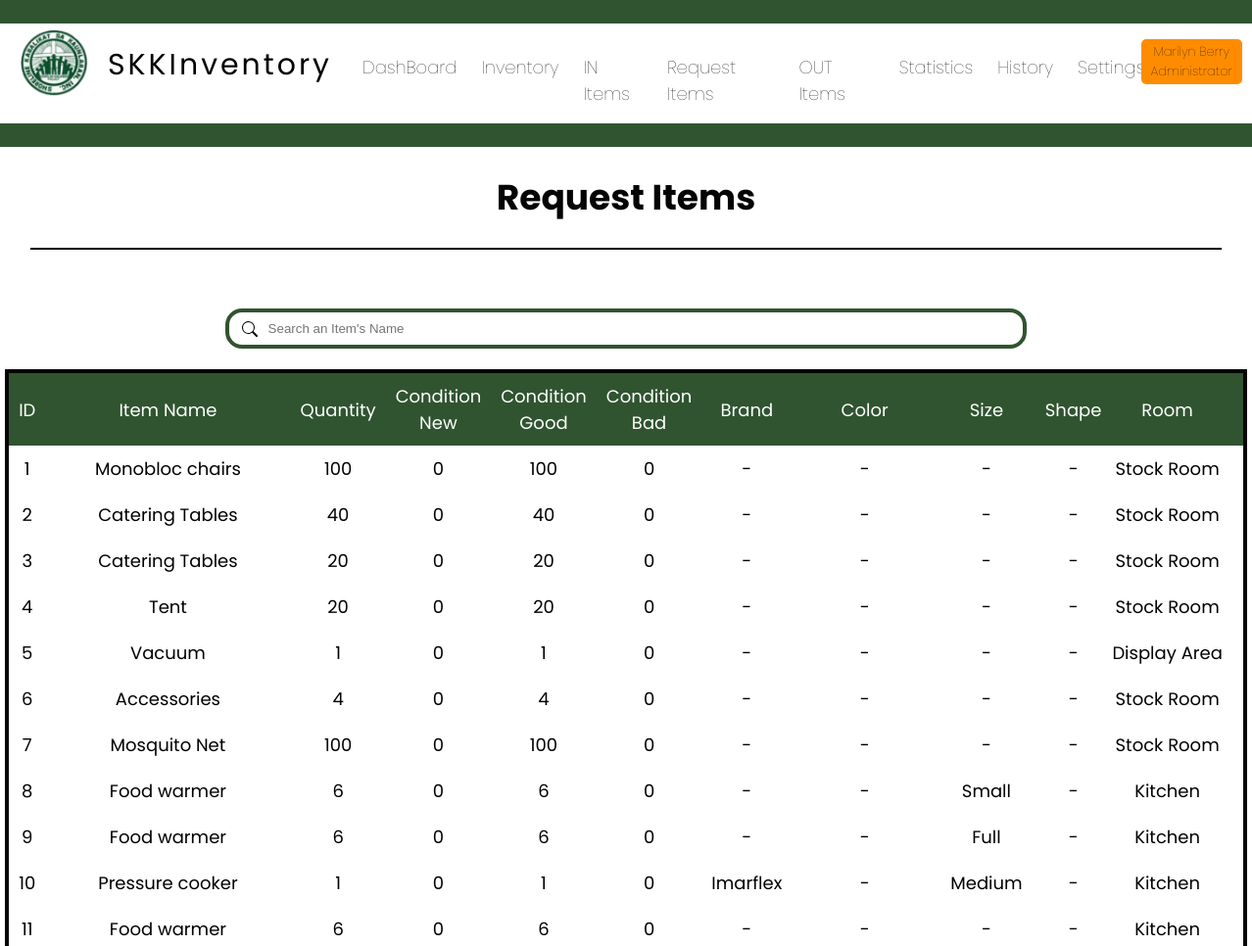
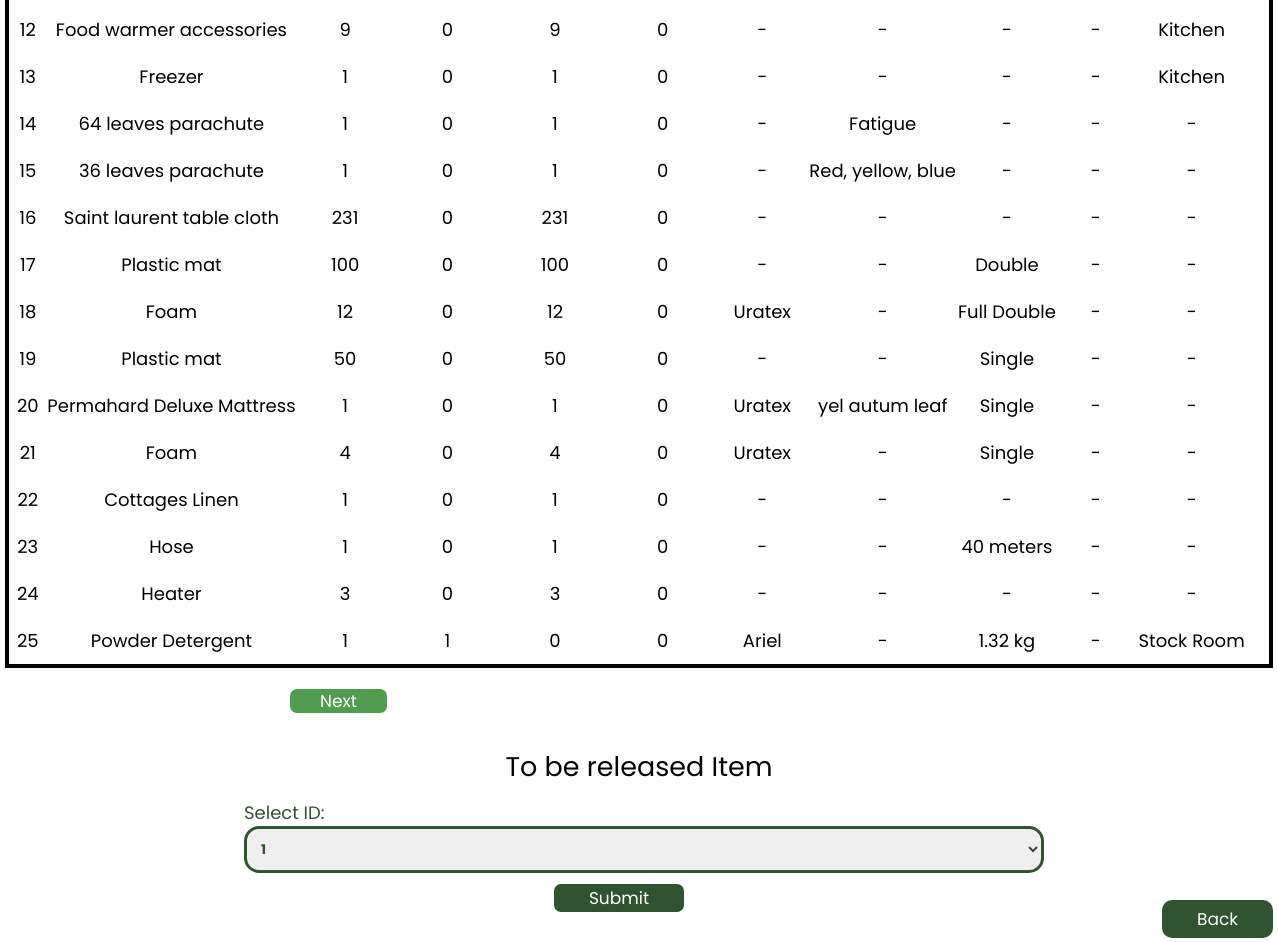
/request.php (signed in), run on the app's committed database (2 pictures, top to bottom).
### tables this page shows
CREATE TABLE `inventory` (
  `id` int(10) NOT NULL AUTO_INCREMENT,
  `product_name` varchar(100) NOT NULL,
  `category` varchar(30) NOT NULL,
  `price` int(20) NOT NULL,
  `unit` varchar(20) NOT NULL,
  `quantity` int(11) NOT NULL,
  `condition_new` int(10) NOT NULL,
  `condition_good` int(10) NOT NULL,
  `condition_bad` int(10) NOT NULL,
  `brand` varchar(50) NOT NULL,
  `color` varchar(20) NOT NULL,
  `size` varchar(20) NOT NULL,
  `shape` varchar(20) NOT NULL,
  `life` varchar(20) NOT NULL,
  `total` int(20) NOT NULL,
  `user` varchar(100) NOT NULL,
  `date` date NOT NULL,
  `building` int(20) NOT NULL,
  `floor` int(11) NOT NULL,
  `room` int(20) NOT NULL,
  `remarks` varchar(1000) NOT NULL,
  PRIMARY KEY (`id`)
);

### request.php (the view, shortened to what this page needs)
<!DOCTYPE html>
<html lang="en">
<head>
    <link rel="stylesheet" href="css/footer.css">
    <link rel="stylesheet" href="css/request.css">
    <?php
    $username = $_SESSION['username'];
    if ($_SESSION['username']) {
        if ($username == 'superadmin1' || $username == 'superadmin2') {
            include 'header_superadmin.php';
        } else if ($username == 'admin') {
            include 'header_admin.php';
        } else {
            include 'header.php';
        }
    } else {
        header("Location: index.php");
    }
    ?>
</head>
<body>
    <h1 class="font dashboard">Request Items</h1>
    <hr class="dashhr">
    <div class="table">
        <table border="1">
            <tr>
                <th>ID</th>
                <th>Item Name</th>
                <th>Quantity</th>
                <th>Condition New</th>
                <th>Condition Good</th>
                <th>Condition Bad</th>
                <th>Brand</th>
                <th>Color</th>
                <th>Size</th>
                <th>Shape</th>
                <th>Room</th>
                <th></th>
            </tr>
            <?php include 'request_items.php'; ?>
        </table>
        <?php
        $nextPage = $page + 1;
        $hasMoreRecords = $nextPage <= $totalPages;
        if ($hasMoreRecords) {
            echo '<a style="text-decoration:none; margin-left:290px" class="button2" href="?page1=' . $nextPage . '&page=' . $page . '">Next</a>';
        }
        ?>
    </div>
    <div class="form">
        <h2 class="font">To be released Item</h2>
        <form class="input-container" method="post">
            <label for="id">Select ID:</label>
            <select class="input" name="id" id="id">
                <?php
                $query = "SELECT id FROM inventory";
                $result = mysqli_query($conn, $query);
                while ($row = mysqli_fetch_assoc($result)) {
                    echo '<option  value="' . $row['id'] . '">' . $row['id'] . '</option>';
                }
                ?>
            </select>
            <div class=" submit-container">
                <input class="submit" type="submit" value="Submit">
            </div>
        </form>
    </div>
    <div class="backpos">
        <footer>
            <a style="text-decoration:none" href="request.php" class="back">Back</a>
        </footer>
    </div>
</body>
</html>

### request_items.php (shortened to what this page needs)
<?php
include 'connect.php';
$search = isset($_GET['search']) ? $_GET['search'] : '';
$searchTerms = explode(' ', $search);
$searchConditions = array();
$recordsPerPage = 25;
$page = isset($_GET['page1']) ? $_GET['page1'] : 1;
$offset = ($page - 1) * $recordsPerPage;
foreach ($searchTerms as $term) {
    $term = mysqli_real_escape_string($conn, $term);
    $searchConditions[] = "(inventory.product_name LIKE '%$term%'
                           OR inventory.category LIKE '%$term%'
                           OR inventory.brand LIKE '%$term%'
                           OR inventory.color LIKE '%$term%'
                           OR inventory.size LIKE '%$term%'
                           OR inventory.shape LIKE '%$term%')";
}
$whereClause = implode(" AND ", $searchConditions);
$sql = "SELECT *
        FROM inventory
        WHERE $whereClause
        LIMIT $recordsPerPage OFFSET $offset";
$countQuery = "SELECT COUNT(*) AS total FROM inventory";
$countResult = $conn->query($countQuery);
$totalRecords = $countResult->fetch_assoc()['total'];
$totalPages = ceil($totalRecords / $recordsPerPage);
$result = mysqli_query($conn, $sql);
if ($result->num_rows > 0) {
    while ($row = $result->fetch_assoc()) {
        $id = $row['id'];
        $productname = $row['product_name'];
        $quantity = $row['quantity'];
        $conditionnew = $row['condition_new'];
        $conditiongood = $row['condition_good'];
        $conditionbad = $row['condition_bad'];
        $brand = $row['brand'];
        $color = $row['color'];
        $size = $row['size'];
        $shape = $row['shape'];
        $room = $row['room'];
        switch ($room) {
            case 0:
                $roomname = '-';
                break;
            case 1:
                $roomname = 'Display Area';
                break;
            case 5:
                $roomname = 'Stock Room';
                break;
            case 10:
                $roomname = 'Stock Room';
                break;
            case 19:
                $roomname = 'Kitchen';
                break;
        }
        echo '<tr>';
        echo '<td>' . $id . '</td>';
        echo '<td style="white-space: nowrap;">' . $productname . '</td>';
        echo '<td>' . $quantity . '</td>';
        echo '<td>' . $conditionnew . '</td>';
        echo '<td>' . $conditiongood . '</td>';
        echo '<td>' . $conditionbad . '</td>';
        echo '<td style="padding: 10px;">' . $brand . '</td>';
        echo '<td style=" white-space: nowrap;">' . $color . '</td>';
        echo '<td style=" white-space: nowrap;">' . $size . '</td>';
        echo '<td style="padding: 10px;">' . $shape . '</td>';
        echo '<td style=" white-space: nowrap;">' . $roomname . '</td>';
        echo '</tr>';
    }
} else {
    echo '<tr><td colspan="11">No results found.</td></tr>';
}
?>
<div class="search-form">
    <form method="GET" action="" id="searchForm">
        <input type="text" name="search" id="search" placeholder="Search an Item's Name" value="<?php echo $search; ?>" oninput="searchInventory()">
    </form>
</div>
<br>

### css/footer.css (style rules this page uses)
.back { padding-top: 7px; padding-bottom: 7px; padding-left: 35px; padding-right: 35px; background-color: #305430; color: #ffffff; border: none; border-radius: 10px; cursor: pointer; font-family: "Poppins"; font-size: 17px; text-align: center; }
.backpos { position: fixed; bottom: 0; right: 0; margin-bottom: 10px; margin-right: 5px; }

### css/request.css (style rules this page uses)
table { margin-top: 20px; margin: 0 auto; margin-bottom: 20px; text-align: center; width: 70%; font-family: "Poppins"; border-collapse: collapse; border: #050404 4px solid; }
td, th { border: none; }
th { background-color: #305430; padding: 10px; color: white; font-weight: normal; }
.font { font-family: "Poppins"; font-weight: normal; color: #050404; }
.dashboard { text-align: center; font-weight: bold; }
.dashhr { border: 1px solid; width: 95%; margin: auto; }
.search-form { margin-top: 60px; border: none; padding: 0; display: flex; justify-content: center; align-items: center; }
#search { border: 4px solid #305430; border-radius: 17px; width: 60%; padding: 9px 4px 9px 40px; }
.form { display: flex; flex-direction: column; align-items: center; justify-content: center; padding: 10px; box-sizing: border-box; }
.input-container { font-family: "Poppins"; margin-top: -20px; padding: 10px; padding-right: 300px; margin-bottom: 10px; display: block; max-width: 500px; color: #305430; margin-left: auto; margin-right: auto; }
.input { font-family: "Poppins"; border: 3px solid #305430; border-radius: 15px; padding: 10px; margin-bottom: 10px; display: block; width: 800px; max-width: 800px; color: #305430; font-weight: bold; }
.submit-container { text-align: center; margin-left: 250px; }
.submit { margin-top: 1px; padding-top: 1px; padding-bottom: 1px; padding-left: 35px; padding-right: 35px; background-color: #305430; color: #ffffff; border: none; border-radius: 7px; cursor: pointer; font-family: "Poppins"; font-size: 17px; }
.button2 { padding-top: 0.001px; padding-bottom: 0.001px; padding-left: 30px; padding-right: 30px; background-color: #519d50; color: #ffffff; border: none; border-radius: 7px; cursor: pointer; font-family: "Poppins"; font-size: 17px; text-align: center; }

### css/header.css (style rules this page uses)
body { margin: 0; padding: 0; }

### css/responsive.css (style rules this page uses)
@media only screen and (min-width: 1025px) { body { font-size: 18px; width: auto; height: 97.8vh; } }

### data on the page
inventory: id "1", product_name "Monobloc chairs", quantity "100", condition_new "0", condition_good "100", condition_bad "0", brand "-", color "-", size "-", shape "-", room "Stock Room"
inventory: id "2", product_name "Catering Tables", quantity "40", condition_new "0", condition_good "40", condition_bad "0", brand "-", color "-", size "-", shape "-", room "Stock Room"
inventory: id "3", product_name "Catering Tables", quantity "20", condition_new "0", condition_good "20", condition_bad "0", brand "-", color "-", size "-", shape "-", room "Stock Room"
inventory: id "4", product_name "Tent", quantity "20", condition_new "0", condition_good "20", condition_bad "0", brand "-", color "-", size "-", shape "-", room "Stock Room"
inventory: id "5", product_name "Vacuum", quantity "1", condition_new "0", condition_good "1", condition_bad "0", brand "-", color "-", size "-", shape "-", room "Display Area"
inventory: id "6", product_name "Accessories", quantity "4", condition_new "0", condition_good "4", condition_bad "0", brand "-", color "-", size "-", shape "-", room "Stock Room"
inventory: id "7", product_name "Mosquito Net", quantity "100", condition_new "0", condition_good "100", condition_bad "0", brand "-", color "-", size "-", shape "-", room "Stock Room"
inventory: id "8", product_name "Food warmer", quantity "6", condition_new "0", condition_good "6", condition_bad "0", brand "-", color "-", size "Small", shape "-", room "Kitchen"
inventory: id "9", product_name "Food warmer", quantity "6", condition_new "0", condition_good "6", condition_bad "0", brand "-", color "-", size "Full", shape "-", room "Kitchen"
inventory: id "10", product_name "Pressure cooker", quantity "1", condition_new "0", condition_good "1", condition_bad "0", brand "Imarflex", color "-", size "Medium", shape "-", room "Kitchen"
inventory: id "11", product_name "Food warmer", quantity "6", condition_new "0", condition_good "6", condition_bad "0", brand "-", color "-", size "-", shape "-", room "Kitchen"
inventory: id "12", product_name "Food warmer accessories", quantity "9", condition_new "0", condition_good "9", condition_bad "0", brand "-", color "-", size "-", shape "-", room "Kitchen"
inventory: id "13", product_name "Freezer", quantity "1", condition_new "0", condition_good "1", condition_bad "0", brand "-", color "-", size "-", shape "-", room "Kitchen"
inventory: id "14", product_name "64 leaves parachute", quantity "1", condition_new "0", condition_good "1", condition_bad "0", brand "-", color "Fatigue", size "-", shape "-", room "-"
inventory: id "15", product_name "36 leaves parachute", quantity "1", condition_new "0", condition_good "1", condition_bad "0", brand "-", color "Red, yellow, blue", size "-", shape "-", room "-"
inventory: id "16", product_name "Saint laurent table cloth", quantity "231", condition_new "0", condition_good "231", condition_bad "0", brand "-", color "-", size "-", shape "-", room "-"
inventory: id "17", product_name "Plastic mat", quantity "100", condition_new "0", condition_good "100", condition_bad "0", brand "-", color "-", size "Double", shape "-", room "-"
inventory: id "18", product_name "Foam", quantity "12", condition_new "0", condition_good "12", condition_bad "0", brand "Uratex", color "-", size "Full Double", shape "-", room "-"
inventory: id "19", product_name "Plastic mat", quantity "50", condition_new "0", condition_good "50", condition_bad "0", brand "-", color "-", size "Single", shape "-", room "-"
inventory: id "20", product_name "Permahard Deluxe Mattress", quantity "1", condition_new "0", condition_good "1", condition_bad "0", brand "Uratex", color "yel autum leaf", size "Single", shape "-", room "-"
inventory: id "21", product_name "Foam", quantity "4", condition_new "0", condition_good "4", condition_bad "0", brand "Uratex", color "-", size "Single", shape "-", room "-"
inventory: id "22", product_name "Cottages Linen", quantity "1", condition_new "0", condition_good "1", condition_bad "0", brand "-", color "-", size "-", shape "-", room "-"
inventory: id "23", product_name "Hose", quantity "1", condition_new "0", condition_good "1", condition_bad "0", brand "-", color "-", size "40 meters", shape "-", room "-"
inventory: id "24", product_name "Heater", quantity "3", condition_new "0", condition_good "3", condition_bad "0", brand "-", color "-", size "-", shape "-", room "-"
inventory: id "25", product_name "Powder Detergent", quantity "1", condition_new "1", condition_good "0", condition_bad "0", brand "Ariel", color "-", size "1.32 kg", shape "-", room "Stock Room"

### other printed values
$handler "Marilyn Berry"
$position "Administrator"
form field id "1"
